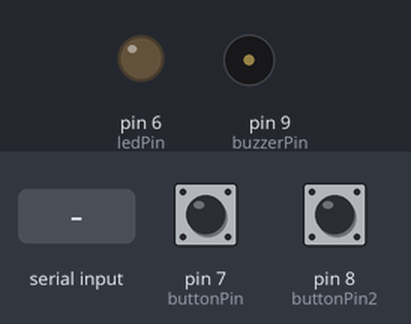
Bench run of a sketch on a simulated Arduino Uno, built with avr-gcc and run on an emulated ATmega328P. On the bench: output pins drawn as LEDs (lit = HIGH), buzzer (waves = sounding). The inputs (shaded band) are chosen by the test bench; at power-on: pin 7 (buttonPin) HIGH, pin 8 (buttonPin2) HIGH. What the sketch prints to the serial monitor is not drawn.

Above: at 1.2 s.
1.3 s: "3" received over the second serial link
At 1.4 s:
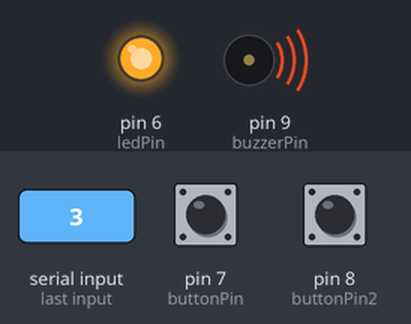
3.0 s: pin 7 (buttonPin) pulled LOW for 0.15 s
Timing chart, 0 to 6.0 s (numbered marks = the images above; inputs shaded):
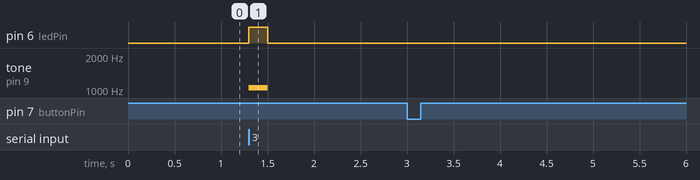

The sketch:

T1_A.ino
```cpp
#include <SoftwareSerial.h>

const int ledPin = 6;      // LED connected to digital pin 6
const int buttonPin = 7;
const int buttonPin2 = 8;
const int buzzerPin = 9;

int command, active;
SoftwareSerial HC12(10, 11); // RX, TX pins for HC-12 communication

void setup() {
  Serial.begin(9600);  // Initialize serial monitor
  HC12.begin(9600);    // Initialize HC-12 communication
  pinMode(ledPin, OUTPUT);
  pinMode(buttonPin, INPUT_PULLUP);
  pinMode(buttonPin2, INPUT_PULLUP);
  pinMode(buzzerPin, OUTPUT);
}

void loop() {
  if (HC12.available() > 0) {
    command = HC12.read();  // Read the command sent by the HC-12 module
    if (command == '3') {
      digitalWrite(ledPin, HIGH);  // Turn the LED on
      tone(buzzerPin, 1047);
      delay(200);
    } else {
      digitalWrite(ledPin, LOW);
      noTone(buzzerPin);
    }
  }

  if (digitalRead(buttonPin) == LOW) {
    active = 1;
    delay(30);
    HC12.write('1');  // Send '1' when buttonPin is pressed
  }

  if (digitalRead(buttonPin2) == LOW) {
    active = 0;
    delay(30);
    HC12.write('0');  // Send '0' when buttonPin2 is pressed
  }

  if (active == 1) {
    Serial.println('1');
    delay(100);
  } else {
    digitalWrite(ledPin, LOW);
    noTone(buzzerPin);
  }
}
```

Measured:
- after the input at 1.3 s, pin 6 (ledPin): LOW → HIGH at once, → LOW 0.20 s later; tone on pin 9 (buzzerPin): silent → 1047 Hz at once, → silent 0.20 s later
- after the input at 3.0 s, every drawn part: stays the same
